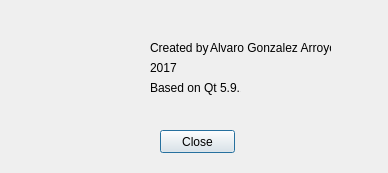
<?xml version="1.0" encoding="UTF-8"?>
<ui version="4.0">
 <class>AboutDialog</class>
 <widget class="QDialog" name="AboutDialog">
  <property name="geometry">
   <rect>
    <x>0</x>
    <y>0</y>
    <width>388</width>
    <height>173</height>
   </rect>
  </property>
  <property name="windowTitle">
   <string>About</string>
  </property>
  <widget class="QPushButton" name="pushButton">
   <property name="geometry">
    <rect>
     <x>160</x>
     <y>130</y>
     <width>75</width>
     <height>23</height>
    </rect>
   </property>
   <property name="text">
    <string>Close</string>
   </property>
  </widget>
  <widget class="QLabel" name="label">
   <property name="geometry">
    <rect>
     <x>150</x>
     <y>40</y>
     <width>61</width>
     <height>16</height>
    </rect>
   </property>
   <property name="text">
    <string>Created by</string>
   </property>
  </widget>
  <widget class="QLabel" name="label_2">
   <property name="geometry">
    <rect>
     <x>210</x>
     <y>40</y>
     <width>121</width>
     <height>16</height>
    </rect>
   </property>
   <property name="text">
    <string>Alvaro Gonzalez Arroyo</string>
   </property>
  </widget>
  <widget class="QLabel" name="label_3">
   <property name="geometry">
    <rect>
     <x>150</x>
     <y>60</y>
     <width>31</width>
     <height>16</height>
    </rect>
   </property>
   <property name="text">
    <string>2017</string>
   </property>
  </widget>
  <widget class="QLabel" name="label_4">
   <property name="geometry">
    <rect>
     <x>150</x>
     <y>80</y>
     <width>91</width>
     <height>16</height>
    </rect>
   </property>
   <property name="text">
    <string>Based on Qt 5.9.1</string>
   </property>
  </widget>
  <widget class="QLabel" name="label_5">
   <property name="geometry">
    <rect>
     <x>30</x>
     <y>40</y>
     <width>61</width>
     <height>71</height>
    </rect>
   </property>
   <property name="text">
    <string/>
   </property>
   <property name="pixmap">
    <pixmap>../../Downloads/icons8-Swiss Army Knife-64.png</pixmap>
   </property>
  </widget>
 </widget>
 <resources/>
 <connections>
  <connection>
   <sender>pushButton</sender>
   <signal>clicked()</signal>
   <receiver>AboutDialog</receiver>
   <slot>close()</slot>
   <hints>
    <hint type="sourcelabel">
     <x>193</x>
     <y>265</y>
    </hint>
    <hint type="destinationlabel">
     <x>289</x>
     <y>276</y>
    </hint>
   </hints>
  </connection>
 </connections>
</ui>
